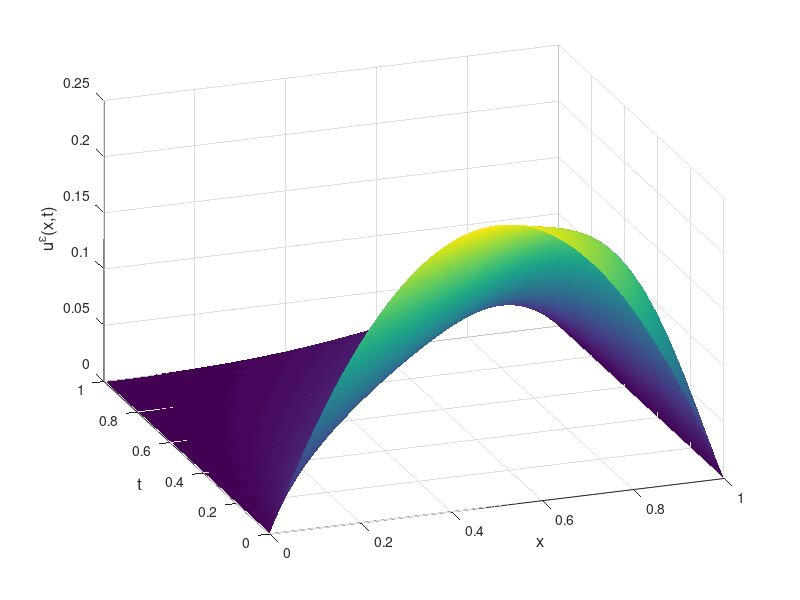

Write MATLAB code to recreate this figure.
close all;
clear all;
clc;

Tmax = 1.;
nx = 49;                    % number of space steps  
nt = 4999;                  % number of time steps
deltax = 1./(nx+1)        % deltax = x(2) - x(1)
deltat = Tmax/(nt+1)
s = deltat/deltax^2;
epsilon = 0.1;

x = linspace(0, 1, nx+2);
t = linspace(0, Tmax, nt+2);
v = zeros(nx+2, nt+2);

f = @(x)(x.*(1-x));
g = @(t)(0.);
h = @(t)(0.);
a = @(x)(1.);

% Initial condition
for j = 1:nx+2
    x_j = (j-1)*deltax;
    v(j,1) = f(x_j);
end

% Boundary condition
for m = 2:nt+2
    t_m = (m-1)*deltat;
    v(1,m) = g(t_m);
    v(nx+2,m) = h(t_m);
end

% Implementation of the scheme
alpha(1:nx-1) = -0.5*deltat/deltax - epsilon*s; 
beta(1:nx) = 1 + 2*epsilon*s;
gamma(1:nx-1) = 0.5*deltat/deltax - epsilon*s;
A = diag(alpha,-1) + diag(beta,0) + diag(gamma,1);
for m = 1:nt+1
    v_prev = v(2:nx+1, m);
    v(2:nx+1, m+1) = A\v_prev;
end

% Surface plot
[X,T] = meshgrid(x,t);

figure();
S = surf(X, T, v');
set(S, 'EdgeColor', 'none', 'FaceColor', 'interp');
view([-20 30]);
set(gcf, 'Color', 'w', 'Units', 'pixels', 'Position', [200 200 700 600]);
xlabel('x', 'FontSize', 12);
ylabel('t', 'FontSize', 12);
zlabel('u^\epsilon(x,t)', 'FontSize', 12);
